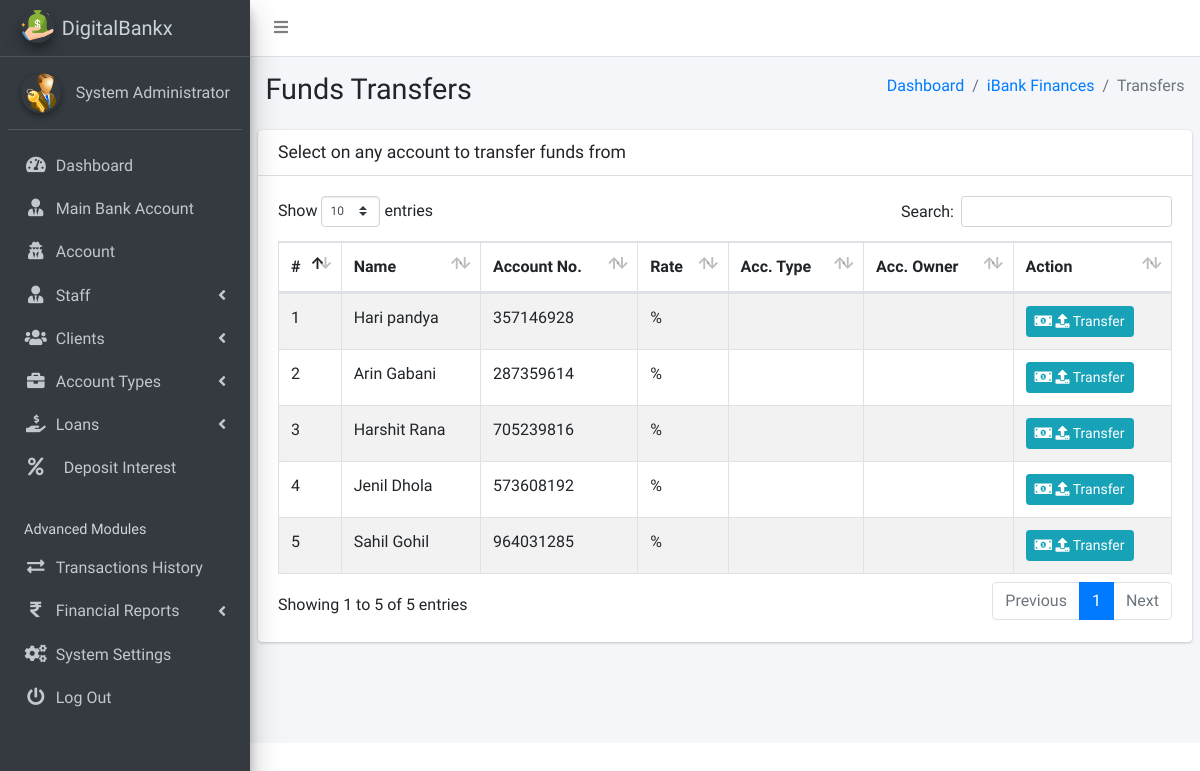
Page /admin/pages_transfers.php (signed in) on the earlier database version.
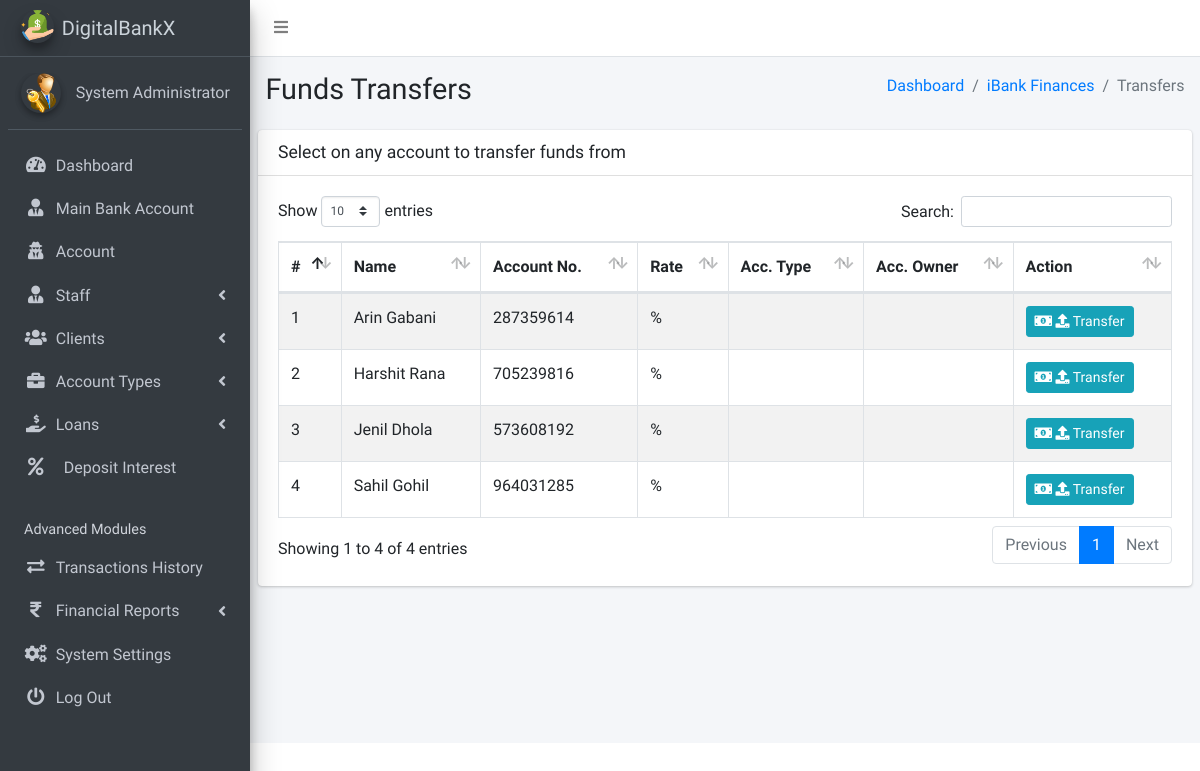
Same page on the later database version.
### tables this page shows
CREATE TABLE `ib_systemsettings` (
  `id` int(20) NOT NULL,
  `sys_name` longtext NOT NULL,
  `sys_tagline` longtext NOT NULL,
  `sys_logo` varchar(200) NOT NULL,
  `is_active` tinyint(1) NOT NULL DEFAULT 1
);

CREATE TABLE `ib_admin` (
  `admin_id` int(11) NOT NULL,
  `name` varchar(200) NOT NULL,
  `email` varchar(200) NOT NULL,
  `number` varchar(200) NOT NULL,
  `password` varchar(200) NOT NULL,
  `profile_pic` varchar(200) NOT NULL,
  `is_active` tinyint(1) NOT NULL DEFAULT 1,
  `otp` varchar(6) DEFAULT NULL,
  `otp_expiry` datetime DEFAULT NULL
);

CREATE TABLE `ib_bankaccounts` (
  `account_id` int(20) NOT NULL,
  `acc_name` varchar(200) NOT NULL,
  `account_number` varchar(200) NOT NULL,
  `acc_type_id` int(11) DEFAULT NULL,
  `acc_amount` decimal(10,2) NOT NULL,
  `client_id` int(10) UNSIGNED DEFAULT NULL,
  `created_at` timestamp(6) NOT NULL DEFAULT current_timestamp(6) ON UPDATE current_timestamp(6),
  `is_active` tinyint(1) NOT NULL DEFAULT 1
);

### admin/pages_transfers.php (the view, shortened to what the changed rows need)
<?php
include('conf/checklogin.php');
?>
<!DOCTYPE html>
<html>
<?php include("dist/_partials/head.php"); ?>
<body class="hold-transition sidebar-mini layout-fixed layout-navbar-fixed">
  <div class="wrapper">
    <?php include("dist/_partials/sidebar.php"); ?>
    <div class="content-wrapper">
      <section class="content-header">
        <div class="container-fluid">
          <div class="row mb-2">
            <div class="col-sm-6">
              <h1>Funds Transfers</h1>
            </div>
          </div>
        </div>
      </section>
      <section class="content">
        <div class="row">
          <div class="col-12">
            <div class="card">
              <div class="card-header">
                <h3 class="card-title">Select on any account to transfer funds from</h3>
              </div>
              <div class="card-body">
                <table id="example1" class="table table-hover table-bordered table-striped">
                  <thead>
                    <tr>
                      <th>#</th>
                      <th>Name</th>
                      <th>Account No.</th>
                      <th>Rate</th>
                      <th>Acc. Type</th>
                      <th>Acc. Owner</th>
                      <th>Action</th>
                    </tr>
                  </thead>
                  <tbody>
                    <?php
                    $ret = "SELECT * FROM  iB_bankAccounts ";
                    $stmt = $mysqli->prepare($ret);
                    $stmt->execute();
                    $res = $stmt->get_result();
                    $cnt = 1;
                    while ($row = $res->fetch_object()) {
                    ?>
                      <tr>
                        <td><?php echo $cnt; ?></td>
                        <td><?php echo $row->acc_name; ?></td>
                        <td><?php echo $row->account_number; ?></td>
                        <td><?php echo $row->acc_rates; ?>%</td>
                        <td><?php echo $row->acc_type; ?></td>
                        <td><?php echo $row->client_name; ?></td>
                        <td>
                          <a class="btn btn-info btn-sm" href="pages_transfer_money.php?account_id=<?php echo $row->account_id; ?>&account_number=<?php echo $row->account_number; ?>&client_id=<?php echo $row->client_id; ?>">
                            <i class="fas fa-money-bill-alt"></i>
                            <i class="fas fa-upload"></i>
                            Transfer
                          </a>
                        </td>
                      </tr>
                    <?php $cnt = $cnt + 1;
                    } ?>
                </table>
              </div>
            </div>
          </div>
        </div>
      </section>
    </div>
  </div>
</body>
</html>

### admin/dist/_partials/sidebar.php (shortened to what the changed rows need)
<?php
function isActive($pages = []) {
    $currentPage = basename($_SERVER['PHP_SELF']);
    return in_array($currentPage, $pages);
}
?>
<aside class="main-sidebar sidebar-dark-primary elevation-4">
    <?php
    $currentPage = basename($_SERVER['PHP_SELF']);
    $admin_id = $_SESSION['admin_id'];
    $query = "SELECT * FROM iB_admin WHERE admin_id = ?";
    $stmt = $mysqli->prepare($query);
    $stmt->bind_param('i', $admin_id);
    $stmt->execute();
    $res = $stmt->get_result();
    while ($row = $res->fetch_object()) {
        $profile_picture = $row->profile_pic
            ? "<img src='../admin/dist/img/$row->profile_pic' class='img-fluid rounded-circle elevation-2' alt='User Image' style='width: 40px; height: 40px; object-fit: cover;'>"
            : "<img src='../admin/dist/img/user_icon.png' class='img-fluid rounded-circle elevation-2' alt='User Image' style='width: 40px; height: 40px; object-fit: cover;'>";
        $sys_query = "SELECT * FROM iB_SystemSettings";
        $stmt = $mysqli->prepare($sys_query);
        $stmt->execute();
        $sys_res = $stmt->get_result();
        while ($sys = $sys_res->fetch_object()) {
    ?>
            <a href="pages_dashboard.php" class="brand-link text-light">
                <img src="dist/img/<?php echo $sys->sys_logo; ?>" alt="Logo" class="brand-image img-circle elevation-3">
                <span class="brand-text font-weight-light"><?php echo $sys->sys_name; ?></span>
            </a>
            <div class="sidebar">
                <div class="user-panel mt-3 pb-3 mb-3 d-flex align-items-center">
                    <div class="image"><?php echo $profile_picture; ?></div>
                    <div class="info">
                        <a href="#" class="d-block"><?php echo $row->name; ?></a>
                    </div>
                </div>
                <nav class="mt-2">
                    <ul class="nav nav-pills nav-sidebar flex-column" data-widget="treeview" role="menu">
                        <li class="nav-item">
                            <a href="pages_dashboard.php" class="nav-link <?php echo $currentPage == 'pages_dashboard.php' ? 'active' : ''; ?>">
                                <i class="nav-icon fas fa-tachometer-alt"></i>
                                <p>Dashboard</p>
                            </a>
                        </li>
                        <li class="nav-item">
                            <a href="pages_bank_main_account.php" class="nav-link <?php echo $currentPage == 'pages_bank_main_account.php' ? 'active' : ''; ?>">
                                <i class="nav-icon fas fa-user-tie"></i>
                                <p>Main Bank Account</p>
                            </a>
                        </li>
                        <li class="nav-item">
                            <a href="pages_account.php" class="nav-link <?php echo $currentPage == 'pages_account.php' ? 'active' : ''; ?>">
                                <i class="nav-icon fas fa-user-secret"></i>
                                <p>Account</p>
                            </a>
                        </li>
                        <li class="nav-item has-treeview <?php echo isActive(['pages_add_staff.php', 'pages_manage_staff.php']) ? 'menu-open' : ''; ?>">
    <a href="#" class="nav-link <?php echo isActive(['pages_add_staff.php', 'pages_manage_staff.php']) ? 'active' : ''; ?>">
        <i class="nav-icon fas fa-user-tie"></i>
        <p>Staff <i class="fas fa-angle-left right"></i></p>
    </a>
</li>
                       <li class="nav-item has-treeview <?php echo isActive(['pages_manage_clients.php']) ? 'menu-open' : ''; ?>">
    <a href="#" class="nav-link <?php echo isActive(['pages_manage_clients.php']) ? 'active' : ''; ?>">
        <i class="nav-icon fas fa-users"></i>
        <p>Clients <i class="fas fa-angle-left right"></i></p>
    </a>
</li>
                        <li class="nav-item has-treeview <?php if (in_array($currentPage, ['pages_add_acc_type.php', 'pages_manage_accs.php', 'pages_manage_acc_openings.php'])) echo 'menu-open'; ?>">
                            <a href="#" class="nav-link">
                                <i class="nav-icon fas fa-briefcase"></i>
                                <p>Account Types <i class="fas fa-angle-left right"></i></p>
                            </a>
                        </li>
                        <li class="nav-item has-treeview <?php if (in_array($currentPage, ['pages_review_loan_list.php', 'pages_add_loan_types.php', 'pages_manage_loan_types.php'])) echo 'menu-open'; ?>">
                            <a href="#" class="nav-link">
                                <i class="nav-icon fas fa-hand-holding-usd"></i>
                                <p>Loans <i class="fas fa-angle-left right"></i></p>
                            </a>
                        </li>
                        <li class="nav-item">
                            <a href="deposit_interest.php" class="nav-link <?php echo $currentPage == 'deposit_interest.php' ? 'active' : ''; ?>">
                                <i class="nav-icon fas fa-percent"></i>
                                <p class="ml-2">Deposit Interest</p>
                            </a>
                        </li>
                        <li class="nav-header">Advanced Modules</li>
                        <li class="nav-item">
                            <a href="pages_transactions_engine.php" class="nav-link <?php echo $currentPage == 'pages_transactions_engine.php' ? 'active' : ''; ?>">
                                <i class="nav-icon fas fa-exchange-alt"></i>
                                <p>Transactions History</p>
                            </a>
                        </li>
                        <li class="nav-item has-treeview <?php if (in_array($currentPage, ['pages_financial_reporting_deposits.php', 'pages_financial_reporting_withdrawals.php', 'pages_financial_reporting_transfers.php'])) echo 'menu-open'; ?>">
                            <a href="#" class="nav-link">
                                <i class="nav-icon fas fa-rupee-sign"></i>
                                <p>Financial Reports <i class="fas fa-angle-left right"></i></p>
                            </a>
                        </li>
                        <li class="nav-item">
                            <a href="pages_system_settings.php" class="nav-link <?php echo $currentPage == 'pages_system_settings.php' ? 'active' : ''; ?>">
                                <i class="nav-icon fas fa-cogs"></i>
                                <p>System Settings</p>
                            </a>
                        </li>
                        <li class="nav-item">
                            <a href="pages_logout.php" class="nav-link">
                                <i class="nav-icon fas fa-power-off"></i>
                                <p>Log Out</p>
                            </a>
                        </li>
                    </ul>
                </nav>
            </div>
</aside>
<?php }
    }?>

Differences in the rows shown:
removed ib_bankaccounts: acc_name "Hari pandya", account_number "357146928"
changed ib_systemsettings: sys_name "DigitalBankx" → "DigitalBankX"
Other differences:
text written by a page script: "Show entries Search: Showing 1 to 5 of 5 entries Previous 1 Next" → "Show entries Search: Showing 1 to 4 of 4 entries Previous 1 Next"
